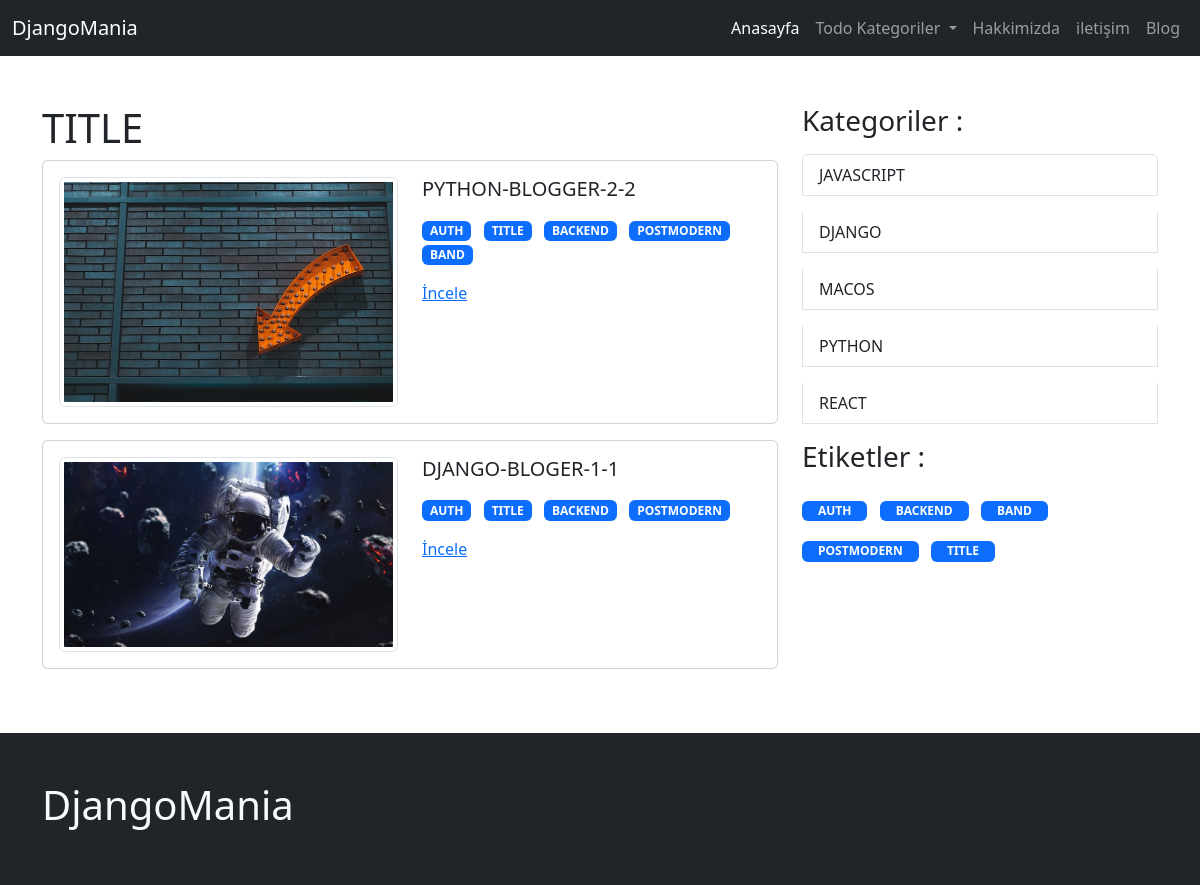
The app's page /blog/tag/title/, older data.
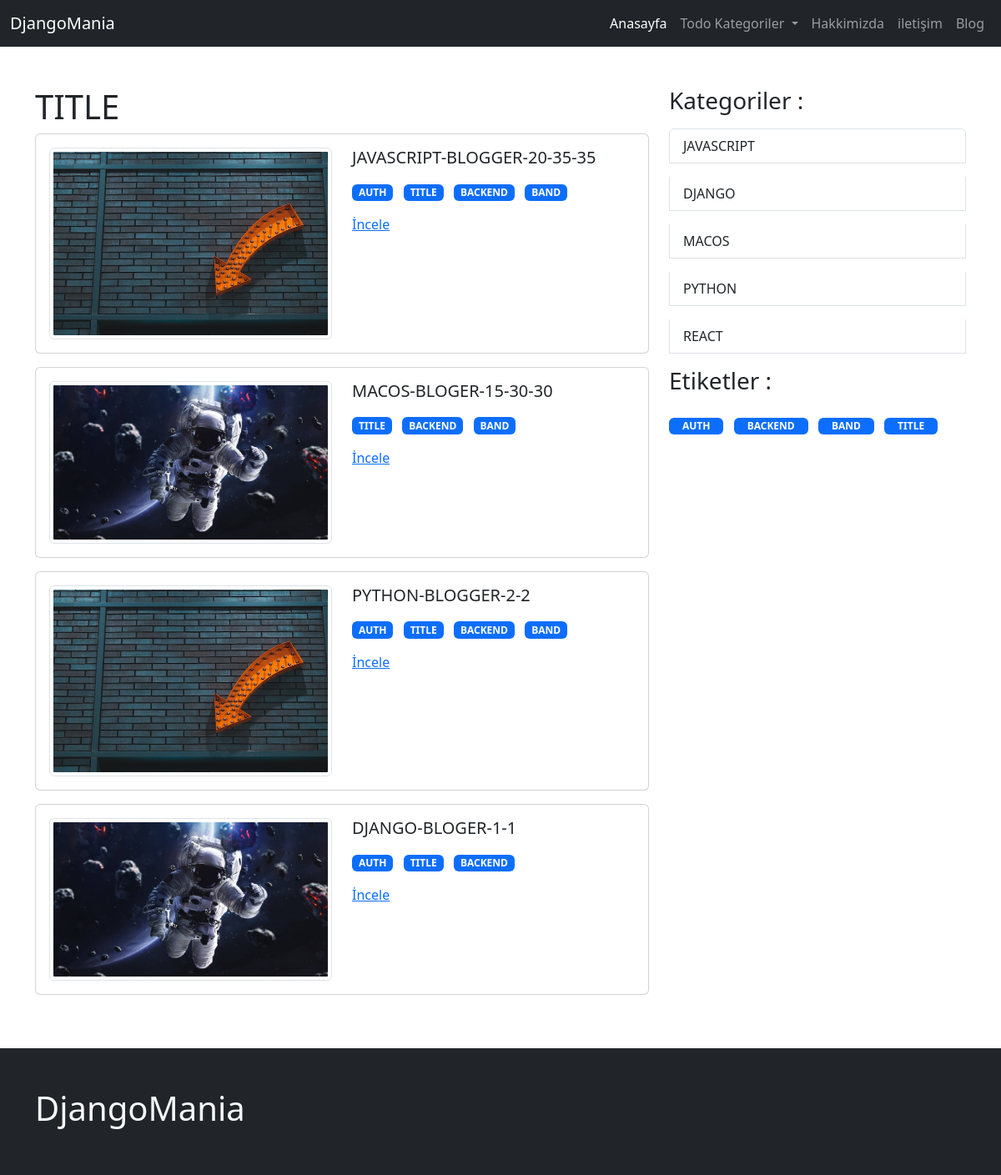
The same page, newer data.
### page/models.py (models this page shows, shortened)
class Page(models.Model):
    user = models.ForeignKey(User, on_delete=models.CASCADE)
    slug = AutoSlugField(populate_from='title', unique=True, )
    title = models.CharField(max_length=200)
    cover_image = models.ImageField(upload_to='page_image')
    content = tinymce_models.HTMLField(blank=True, null=True)
    is_active = models.BooleanField(default=False)
    created_at = models.DateTimeField(auto_now_add=True)
    updated_at = models.DateTimeField(auto_now=True)
    def get_absolute_urls(self):
        return reverse(
            'page:page_view',
            kwargs={
                "page_slug": self.slug,
            },
        )

### blog/models.py (models this page shows, shortened)
class BlogTag(models.Model):
    title = models.CharField(max_length=200)
    slug = AutoSlugField(populate_from='title', unique=True, )
    is_active = models.BooleanField(default=False)
    created_at = models.DateTimeField(auto_now_add=True)
    updated_at = models.DateTimeField(auto_now=True)
    def get_absolute_urls(self):
        return reverse(
            'blog:tag_view',
            kwargs={
                "tag_slug": self.slug
            },
        )

class Post(models.Model):
    user = models.ForeignKey(User, on_delete=models.CASCADE)
    tag = models.ManyToManyField(BlogTag)
    category = models.ForeignKey(BlogCategory, on_delete=models.SET_NULL, null=True)
    cover_image = models.ImageField(upload_to='post')
    slug = AutoSlugField(
        populate_from='title',
        unique=True,
        )
    title = models.CharField(max_length=200)
    content = tinymce_models.HTMLField(blank=True, null=True)
    is_active = models.BooleanField(default=False)
    co_count=models.PositiveBigIntegerField(default=0)
    created_at = models.DateTimeField(auto_now_add=True)
    updated_at = models.DateTimeField(auto_now=True)
    def get_absolute_urls(self):
        return reverse(
            'blog:post_detail',
            kwargs={
                "category_slug": self.category.slug,
                "post_slug":self.slug,
            }
        )

class BlogCategory(models.Model):
    title = models.CharField(max_length=200)
    slug = AutoSlugField(populate_from='title', unique=True, )
    is_active = models.BooleanField(default=False)
    created_at = models.DateTimeField(auto_now_add=True)
    updated_at = models.DateTimeField(auto_now=True)
    def get_absolute_urls(self):
        return reverse(
            'blog:category_view',
            kwargs={
                "category_slug": self.slug
            }
        )

### blog/views.py (the view)
# urls.py: path('tag/<slug:tag_slug>/', tag_view, name='tag_view'),
def tag_view(request,tag_slug):
        tag = get_object_or_404(BlogTag, slug=tag_slug)
        categories = BlogCategory.objects.filter(is_active=True).order_by('title')
        tags = BlogTag.objects.filter(is_active=True).order_by('title')
        posts = Post.objects.filter(
            tag=tag,
            is_active=True,
            ).order_by('-created_at')
        context = dict(
            tag=tag,
            categories=categories,
            tags=tags,
            posts=posts,
        )
        return render(request, 'blog/all_posts.html', context)

### config/global_context_processors.py (called while the page is built)
def global_todo_categories_context(request):
    return dict(
        global_todo_categories=TodoCategory.objects.filter(is_active=True)
    )

def global_page_context(request):
      return dict(
        global_pages=Page.objects.filter(is_active=True)
    )

### todo/models.py (called while the page is built)
    def get_absolute_urls(self):
        return reverse(
            'todo:category_view',
            kwargs={
                "category_slug": self.slug
            }
        )

### blog/templates/blog/all_posts.html (shortened to what this page needs)
{% extends 'core/base.html' %}
{% block container %}
<div class="row">
    <div class="col-sm-8">
        {% if category %}
        <h1>{{ category.title|upper }}</h1>
        {% elif tag %}
        <h1>{{ tag.title|upper }}</h1>
        {% else %}
        <h1>Tüm Blog Postlar</h1>
        {% endif %}
        {% for post in posts %}
        <div class="col mb-3">
            <div class="card">
                <div class="card-body">
                    <div class="row">
                        <div class="col-sm">
                            <img src="{{ post.cover_image.url }}" class="w-100 img-thumbnail">
                        </div>
                        <div class="col-sm">
                            <h5 class="card-title">{{ post.title|upper }}</h5>
                            <ul class="list-inline">
                                {% for tag in post.tag.all %}
                                <li class="list-inline-item">
                                    <a href="{{ tag.get_absolute_urls }}">
                                        <span class="badge text-bg-primary px-2">{{ tag.title|upper }}</span>
                                    </a>
                                </li>
                                {% endfor %}
                            </ul>
                            <a href="{{ post.get_absolute_urls }}" class="card-link">İncele</a>
                        </div>
                    </div>
                </div>
            </div>
        </div>
        {% endfor %}
    </div>
    <div class="col-sm-4">
        <h3>Kategoriler :</h3>
        <div class="list-group">
            {% for category in categories %}
            <a href="{{ category.get_absolute_urls }}" class="list-group-item list-group-item-action my-2"
                aria-current="true">
                {{ category.title|upper }}
            </a>
            {% endfor %}
            <h3 class="my-2">Etiketler :</h3>
            <ul class="list-inline ">
                {% for tag in tags %}
                <li class="list-inline-item mt-3">
                    <a href="{{ tag.get_absolute_urls }}">
                        <span class="badge text-bg-primary px-3">{{ tag.title|upper }}</span>
                    </a>
                </li>
                {% endfor %}
            </ul>
        </div>
    </div>
</div>
{% endblock container %}

### templates/core/base.html (shortened to what this page needs)
{% load static %}
<!doctype html>
<html lang="en">
  <head>
    <link rel="stylesheet" href="{% static 'css/bootstrap.min.css' %}">
  </head>
  <body>
    {% include 'core/navbar.html' %}
    <div class="container my-5">
        {% block container %}
        {% endblock container %}
    </div>
    {% include 'core/footer.html' %}
  </body>
</html>

### templates/core/navbar.html (shortened to what this page needs)
<nav class="navbar navbar-expand-lg bg-dark navbar-dark">
    <div class="container-fluid">
        <a class="navbar-brand" href="/">DjangoMania</a>
        <div class="collapse navbar-collapse" id="navbarNavDropdown">
            <ul class="navbar-nav ms-auto">
                <li class="nav-item">
                    <a class="nav-link active" aria-current="page" href="/">Anasayfa</a>
                </li>
                <li class="nav-item dropdown">
                    <a class="nav-link dropdown-toggle" href="#" role="button" data-bs-toggle="dropdown"
                        aria-expanded="false">
                        Todo Kategoriler
                    </a>
                </li>
                {% for page in global_pages %}
                <li class="nav-item">
                    <a class="nav-link" aria-current="page" href="{{ page.get_absolute_urls }}">{{ page.title }}</a>
                </li>
                {% endfor %}
                <li class="nav-item">
                    <a class="nav-link" aria-current="page" href="{% url 'blog:all_post_view' %}">Blog</a>
                </li>
            </ul>
        </div>
    </div>
</nav>

### templates/core/footer.html
<div class="bg-dark py-5 mt-5">
    <div class="container">
        <div class="col">
            <h1 class="text-light">DjangoMania</h1>
        </div>
    </div>
</div>

Row changes from the older to the newer data that the page shows:
removed BlogTag: title "POSTMODERN"
now on this page (row edited): Post: cover_image (picture), title "JAVASCRIPT-BLOGGER-20-35-35", BlogTag (title "AUTH"), BlogTag (title "TITLE"), BlogTag (title "BACKEND"), BlogTag (title "BAND")
now on this page (row edited): Post: cover_image (picture), title "MACOS-BLOGER-15-30-30", BlogTag (title "TITLE"), BlogTag (title "BACKEND"), BlogTag (title "BAND")
